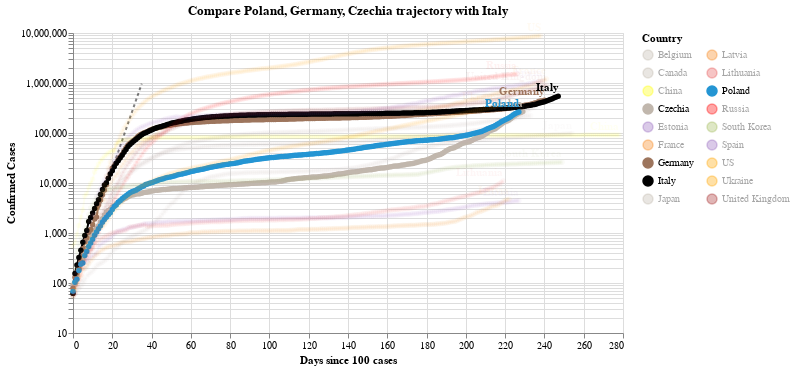

Notebook source saved alongside this figure:
### Code cell
#hide_input
chart2 = make_since_chart(dff2,['Poland', 'Germany', 'Czechia'], baseline_countries)
chart2

### Figure 1 — Vega-Lite specification as saved in the notebook (floating-point values rounded to 4 significant figures; data arrays with more than 128 entries replaced by an {"elided": "..."} marker saying what was removed)
{"config": {"view": {"continuousWidth": 400, "continuousHeight": 300}}, "layer": [{"data": {"name": "data-628230001892d6798b50651be41d1b3e"}, "mark": {"type": "line", "color": "black", "opacity": 0.5, "strokeDash": [3, 3]}, "encoding": {"x": {"type": "quantitative", "field": "Days since 100 cases"}, "y": {"type": "quantitative", "field": "Confirmed Cases"}}}, {"data": {"name": "data-6dc257cfd7f5580468fcf338cd0f0e23"}, "mark": {"type": "line", "point": true}, "encoding": {"color": {"type": "nominal", "field": "Country", "legend": {"columns": 2}, "scale": {"domain": ["Belgium", "Canada", "China", "Czechia", "Estonia", "France", "Germany", "Italy", "Japan", "Latvia", "Lithuania", "Poland", "Russia", "South Korea", "Spain", "US", "Ukraine", "United Kingdom"], "range": ["#C1B7AD", "#C1B7AD", "yellow", "#C1B7AD", "#9467bd", "#F58518", "#9D755D", "black", "#C1B7AD", "#F58518", "#E45756", "#2495D3", "red", "#A1BA59", "#9467bd", "orange", "orange", "brown"]}}, "opacity": {"condition": {"value": 1, "selection": "selector002"}, "value": 0.05}, "tooltip": [{"type": "nominal", "field": "Country"}, {"type": "temporal", "field": "Date"}, {"type": "quantitative", "field": "Confirmed Cases"}, {"type": "quantitative", "field": "Days since 100 cases"}], "x": {"type": "quantitative", "field": "Days since 100 cases"}, "y": {"type": "quantitative", "field": "Confirmed Cases", "scale": {"type": "log"}}}, "selection": {"selector002": {"type": "multi", "fields": ["Country"], "bind": "legend", "init": [{"Country": "Poland"}, {"Country": "Germany"}, {"Country": "Czechia"}, {"Country": "Italy"}]}}, "width": 550}, {"data": {"name": "data-6dc257cfd7f5580468fcf338cd0f0e23"}, "mark": {"type": "text", "align": "right", "dy": -8, "fontWeight": "bold"}, "encoding": {"color": {"type": "nominal", "field": "Country", "legend": {"columns": 2}, "scale": {"domain": ["Belgium", "Canada", "China", "Czechia", "Estonia", "France", "Germany", "Italy", "Japan", "Latvia", "Lithuania", "Poland", "Russia", "South Korea", "Spain", "US", "Ukraine", "United Kingdom"], "range": ["#C1B7AD", "#C1B7AD", "yellow", "#C1B7AD", "#9467bd", "#F58518", "#9D755D", "black", "#C1B7AD", "#F58518", "#E45756", "#2495D3", "red", "#A1BA59", "#9467bd", "orange", "orange", "brown"]}}, "opacity": {"condition": {"value": 1, "selection": "selector002"}, "value": 0.05}, "text": {"type": "nominal", "field": "Country"}, "tooltip": [{"type": "nominal", "field": "Country"}, {"type": "temporal", "field": "Date"}, {"type": "quantitative", "field": "Confirmed Cases"}, {"type": "quantitative", "field": "Days since 100 cases"}], "x": {"type": "quantitative", "field": "Days since 100 cases"}, "y": {"type": "quantitative", "field": "Confirmed Cases", "scale": {"type": "log"}}}, "transform": [{"filter": "(datum['Date'] >= 1603670400000)"}], "width": 550}], "title": "Compare Poland, Germany, Czechia trajectory with Italy", "$schema": "https://vega.github.io/schema/vega-lite/v4.8.1.json", "datasets": {"data-628230001892d6798b50651be41d1b3e": [{"Days since 100 cases": 0, "Confirmed Cases": 100.0}, {"Days since 100 cases": 1, "Confirmed Cases": 130.0}, {"Days since 100 cases": 2, "Confirmed Cases": 169.0}, {"Days since 100 cases": 3, "Confirmed Cases": 219.7}, {"Days since 100 cases": 4, "Confirmed Cases": 285.6}, {"Days since 100 cases": 5, "Confirmed Cases": 371.3}, {"Days since 100 cases": 6, "Confirmed Cases": 482.7}, {"Days since 100 cases": 7, "Confirmed Cases": 627.5}, {"Days since 100 cases": 8, "Confirmed Cases": 815.7}, {"Days since 100 cases": 9, "Confirmed Cases": 1060.0}, {"Days since 100 cases": 10, "Confirmed Cases": 1379.0}, {"Days since 100 cases": 11, "Confirmed Cases": 1792.0}, {"Days since 100 cases": 12, "Confirmed Cases": 2330.0}, {"Days since 100 cases": 13, "Confirmed Cases": 3029.0}, {"Days since 100 cases": 14, "Confirmed Cases": 3937.0}, {"Days since 100 cases": 15, "Confirmed Cases": 5119.0}, {"Days since 100 cases": 16, "Confirmed Cases": 6654.0}, {"Days since 100 cases": 17, "Confirmed Cases": 8650.0}, {"Days since 100 cases": 18, "Confirmed Cases": 11250.0}, {"Days since 100 cases": 19, "Confirmed Cases": 14620.0}, {"Days since 100 cases": 20, "Confirmed Cases": 19000.0}, {"Days since 100 cases": 21, "Confirmed Cases": 24710.0}, {"Days since 100 cases": 22, "Confirmed Cases": 32120.0}, {"Days since 100 cases": 23, "Confirmed Cases": 41750.0}, {"Days since 100 cases": 24, "Confirmed Cases": 54280.0}, {"Days since 100 cases": 25, "Confirmed Cases": 70560.0}, {"Days since 100 cases": 26, "Confirmed Cases": 91730.0}, {"Days since 100 cases": 27, "Confirmed Cases": 119300.0}, {"Days since 100 cases": 28, "Confirmed Cases": 155000.0}, {"Days since 100 cases": 29, "Confirmed Cases": 201500.0}, {"Days since 100 cases": 30, "Confirmed Cases": 262000.0}, {"Days since 100 cases": 31, "Confirmed Cases": 340600.0}, {"Days since 100 cases": 32, "Confirmed Cases": 442800.0}, {"Days since 100 cases": 33, "Confirmed Cases": 575600.0}, {"Days since 100 cases": 34, "Confirmed Cases": 748300.0}, {"Days since 100 cases": 35, "Confirmed Cases": 972800.0}], "data-6dc257cfd7f5580468fcf338cd0f0e23": {"elided": "4281 records"}}}
